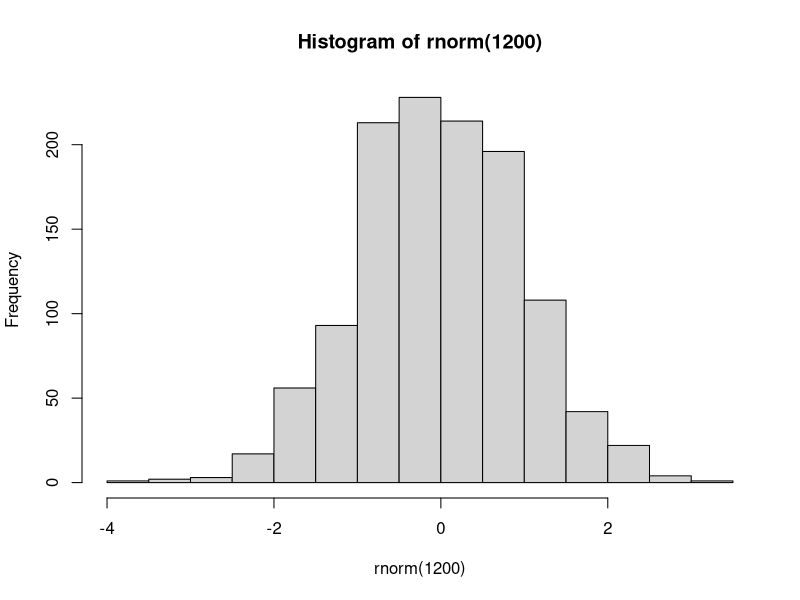
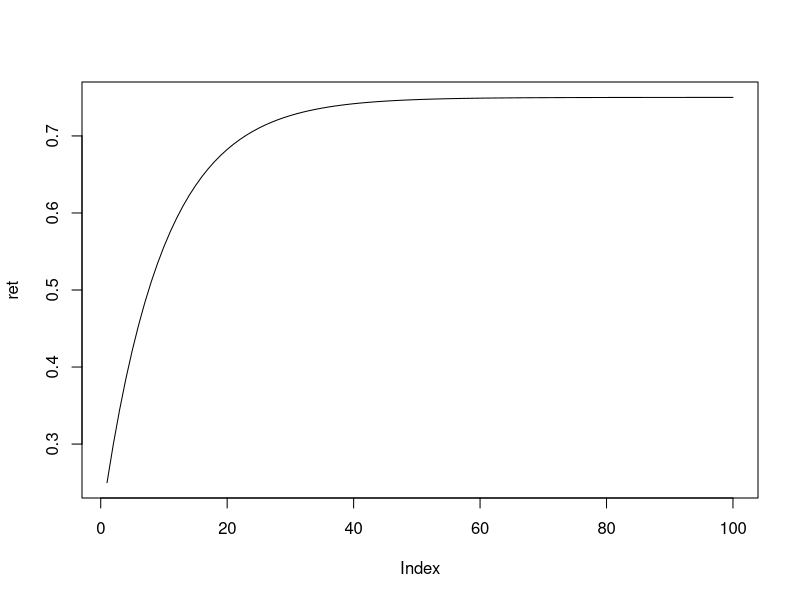

Write R code to recreate these figures, in order.
## ---- chunk 1
hist( rnorm( 1200 ) )
## ---- chunk 2
px <- 0.75
py <- 0.25
m <- 0.1
ret <- rep(NA,100)
ret[1] <- py
for( i in 2:100) {
  ret[i] <- (1-m)*ret[(i-1)] + px * m   
}
## ---- chunk 3
plot( ret, type="l")
